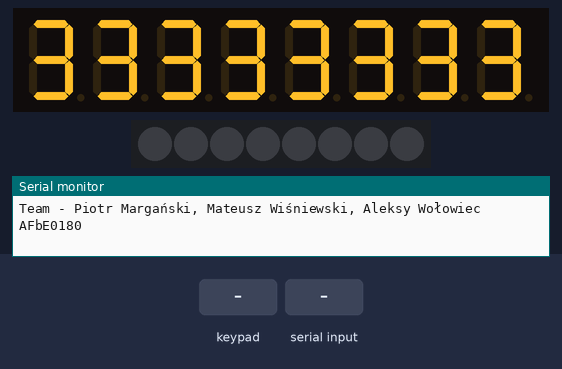
A sketch run on a simulated Arduino Uno, built with avr-gcc and run on an emulated ATmega328P. Shown: 8-digit seven-segment display, 8 RGB LEDs in strip order, left to right, the last lines printed to the serial monitor. Wiring (inferred from the names in the program): TM1638 display and keys: STB pin 10; clock pin 9; DIO pin 8. Inputs (shaded band) come from the test bench.

Above: at 4.2 s.
4.3 s: key '1' pressed
At 5.3 s:
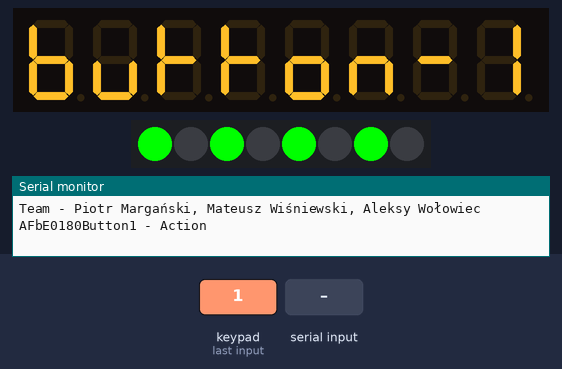
7.1 s: "90,45\n" received over Serial
At 10.0 s:
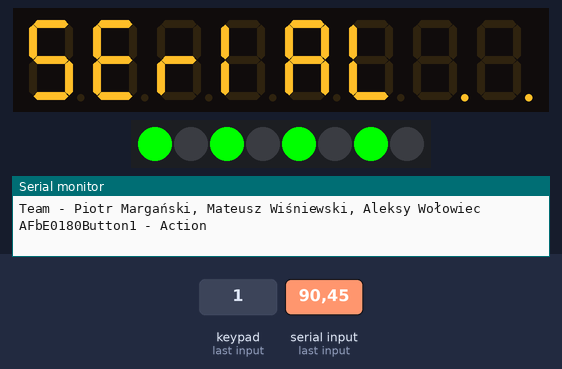
10.1 s: keypad keys 1 2 3 4 pressed 0.4 s apart
13.2 s: "8\n" received over Serial
At 15.4 s:
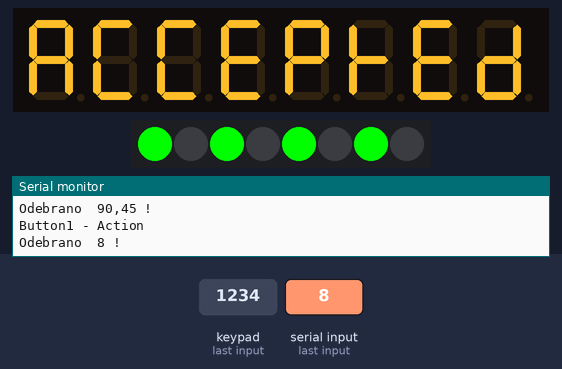
21.6 s: "30,150\n" received over Serial
At 30.2 s:
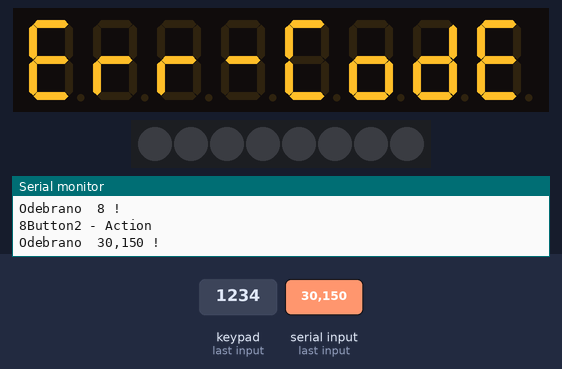
Timing chart, 0 to 31.1 s (numbered marks = the images above; inputs shaded):
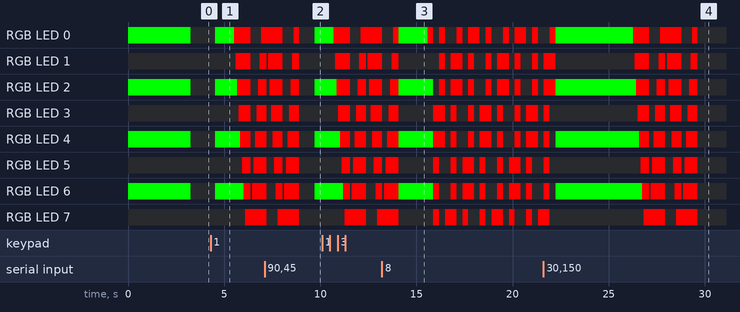

Measured:
- after the input at 4.3 s, the display: changes after 0.23 s (image 1)
- after the input at 7.1 s, the display: first differs from a run without the input after 2.6 s (image 2)
- after the input at 13.2 s, the display: first differs from a run without the input after 0.88 s (image 3 shows a later state)
- after the input at 21.6 s, the display: first differs from a run without the input after 3.7 s (image 4 shows a later state)
- what the display in image 1 shows lasts 1.0 s, from 4.5 s to 5.5 s
- what the display in image 3 shows lasts 0.5 s, from 15.1 s to 15.6 s

The sketch:

arduino_decoder.ino
```cpp
#define DIGIT_0 0x3f
#define DIGIT_1 0x06
#define DIGIT_2 0x5b
#define DIGIT_3 0x4f
#define DIGIT_4 0x66
#define DIGIT_5 0x6d
#define DIGIT_6 0x7d
#define DIGIT_7 0x07
#define DIGIT_8 0x7f
#define DIGIT_9 0x6f
#define DIGIT_A 0x77
#define DIGIT_b 0x7c
#define DIGIT_C 0x39
#define DIGIT_d 0x5E
#define DIGIT_E 0x79
#define DIGIT_F 0x71
#define DIGIT__ 0x40
#define DIGIT_r 0x50
#define DIGIT_o 0x5c
#define DIGIT_P 0x73
#define DIGIT_S 0x6d
#define DIGIT_I 0x30
#define DIGIT_u 0x1c
#define DIGIT_t 0x70
#define DIGIT_n 0x54
#define DIGIT_dot 0x80
#define DIGIT_G 0x3E
#define DIGIT_L 0x38
#define DIGIT_J 0xF

const byte button_one[] = {DIGIT_b, DIGIT_u, DIGIT_t, DIGIT_t, DIGIT_o, DIGIT_n, DIGIT__, DIGIT_1};
const byte button_two[] = {DIGIT_b, DIGIT_u, DIGIT_t, DIGIT_t, DIGIT_o, DIGIT_n, DIGIT__, DIGIT_2};
const byte info_continue[] = {DIGIT_C, DIGIT_o, DIGIT_n, DIGIT_t, DIGIT_I, DIGIT_n, DIGIT_u, DIGIT_E};
const byte pause[] = {DIGIT_P, DIGIT_A, DIGIT_u, DIGIT_S, DIGIT_E, DIGIT_dot, DIGIT_dot, DIGIT_dot};
const byte starting[] = {DIGIT_I, DIGIT_n, DIGIT_I, DIGIT_t, DIGIT_I, DIGIT_A, DIGIT_L, DIGIT_dot};
const byte error_code[] = {DIGIT_E, DIGIT_r, DIGIT_r, DIGIT__, DIGIT_C, DIGIT_o, DIGIT_d, DIGIT_E};
const byte error_times[] = {DIGIT_E, DIGIT_r, DIGIT_r, DIGIT__, DIGIT_r, DIGIT_E, DIGIT_P, DIGIT_S};
const byte error_disp[] = {DIGIT_E, DIGIT_r, DIGIT_r, DIGIT__, DIGIT_d, DIGIT_I, DIGIT_S, DIGIT_P};
const byte load_code[] = {DIGIT_L, DIGIT_o, DIGIT_A, DIGIT_d, DIGIT_C, DIGIT_o, DIGIT_d, DIGIT_E};
const byte load_times[] = {DIGIT_L, DIGIT_o, DIGIT_A, DIGIT_d, DIGIT_r, DIGIT_E, DIGIT_P, DIGIT_S};
const byte load_disp[] = {DIGIT_L, DIGIT_o, DIGIT_A, DIGIT_d, DIGIT_d, DIGIT_I, DIGIT_S, DIGIT_P};
byte load_times_val[] = {DIGIT_r, DIGIT_E, DIGIT_P, DIGIT_S, DIGIT_dot , DIGIT_dot, DIGIT_dot,DIGIT_dot};
byte load_disp_val[] = {DIGIT_d, DIGIT_I, DIGIT_S, DIGIT_P, DIGIT_dot, DIGIT_dot, DIGIT_dot, DIGIT_dot};
const byte serial[] = {DIGIT_S, DIGIT_E, DIGIT_r, DIGIT_I, DIGIT_A, DIGIT_L, DIGIT_dot, DIGIT_dot};
const byte accepted[] = {DIGIT_A, DIGIT_C, DIGIT_C, DIGIT_E, DIGIT_P, DIGIT_t, DIGIT_E, DIGIT_d};
byte board[] = {DIGIT_0, DIGIT_1, DIGIT_2, DIGIT_3, DIGIT_4, DIGIT_5, DIGIT_6, DIGIT_7, DIGIT_8, DIGIT_9, DIGIT_A, DIGIT_b, DIGIT_C, DIGIT_d, DIGIT_E, DIGIT_F, };

const int stb = 10;
const int clk = 9;
const int dio = 8;

byte digits[115];
byte text[8];   /*docelowy text wypisywany w funkcji printText*/

char CODE[]="AFbE0180"; /*Domyślny Kod Hex*/
int TIMES = 1;
int DISP = 250;

int i = 0;
int n = 0;
int code = 1;
int range;  /*Zakres obrotów petli*/
bool completed = false;

void sendCommand(byte value){
  digitalWrite(stb,LOW);
  shiftOut(dio,clk,LSBFIRST,value);
  digitalWrite(stb,HIGH);
}

void reset(){
  sendCommand(0x40);
  digitalWrite(stb,LOW);
  shiftOut(dio,clk,LSBFIRST,0xc0);
  for(byte i=0; i<16; i++){
    shiftOut(dio,clk,LSBFIRST,0x00);
  }
  digitalWrite(stb,HIGH);
}

void setup() {
  pinMode(stb, OUTPUT);
  pinMode(clk,OUTPUT);
  pinMode(dio, OUTPUT);
  initialize();
  sendCommand(0x8F);
  reset();
  Serial.begin(9600); /*Ustawienie prędkości transmisji*/
  Serial.println("Team - Piotr Margański, Mateusz Wiśniewski, Aleksy Wołowiec"); //Jednorazowe wysłanie tekstu
  printError(starting);
  readCode();
  delay(3000);
}

void loop() {
  proceed();
  readSerial();
}

void proceed(){
  code *= action_listener(pressedButton());
  range = 16*TIMES;

  if(i == 8){
      i = 0;
      completed = true;
  }
  if((code > 0)&&(!completed)){

    if((n<range)){
      delay(DISP);
      changing(i);
      n++;
    }

    if((i<8)&&(n == range)){
      printText(i);
      lightsOn(i);
      i++;
      n=0;
    }
  }
}

bool printText(byte i){
  for(byte position = 0; position < 8; position++)
  {
    sendCommand(0x44);
    digitalWrite(stb, LOW);
    shiftOut(dio, clk, LSBFIRST, 0xC0 + (position << 1));
    shiftOut(dio, clk, LSBFIRST, text[position]);
    digitalWrite(stb, HIGH);
  }
}

bool changing(byte i){
  byte position = i;
  static byte index = 0;
  sendCommand(0x40);
  digitalWrite(stb,LOW);
  shiftOut(dio, clk, LSBFIRST, 0xc0 + (position << 1));
  for (position; position < 8; position++){
    shiftOut(dio, clk, LSBFIRST, board[index]);
    shiftOut(dio, clk, LSBFIRST, 0x00);
  }
  digitalWrite(stb,HIGH);
  //delay(DISP);
  index = ++index % 16;
  return index == 0;
}

void lightsOn(byte i){
  digitalWrite(stb, LOW);
  shiftOut(dio, clk, LSBFIRST, 0xc1+(i*2)); // led on
  shiftOut(dio, clk, LSBFIRST, 1);
  digitalWrite(stb, HIGH);
}
void lightsOff(byte i){
  digitalWrite(stb, LOW);
  shiftOut(dio, clk, LSBFIRST, 0xc1+(i*2)); // led off
  shiftOut(dio, clk, LSBFIRST, 0);
  digitalWrite(stb, HIGH);
}

uint8_t readButtons(void){
  uint8_t buttons = 0;
  digitalWrite(stb, LOW);
  shiftOut(dio, clk, LSBFIRST, 0x42);

  pinMode(dio, INPUT);

  for (uint8_t i = 0; i < 4; i++){
    uint8_t v = shiftIn(dio, clk, LSBFIRST) << i;
    buttons |= v;
  }

  pinMode(dio, OUTPUT);
  digitalWrite(stb, HIGH);
  return buttons;
}

int pressedButton(){
  uint8_t buttons = readButtons();
  for(uint8_t position = 0; position < 8; position++){
    uint8_t mask = 0x1 << position;
    if (buttons & mask) {
      return position;
    }
  }
  return -1;
}

int action_listener( int button_number){
  if(button_number == 0){
    Serial.println("Button1 - Action");
    if(!completed){
      printError(button_one);
      delay(1000);
      if(code < 0){
        printError(info_continue);
        for(int j = 0; j < i; j++){
          lightsOn(j);
        }
        n = 16*TIMES;
        i-=1;
      }else{
        printError(pause);
        wavingLeds();
      }
        delay(800);
        return -1;
    }
    return 1;
    /* Naciśnięcie w trakcie procesu łamania kodu przycisku S1
    powoduje wstrzymanie łamania, a kolejne  naciśnięcie wznawia łamanie*/
  }

  if(button_number ==1){
     /*Naciśnięcie przycisku S2 – wtedy ponownie łamany jest dotychczasowy kod
    naciskanie przycisku S2 w trakcie łamania nie powinna powodować żadnej akcji.*/
    if(completed){
      Serial.println("Button2 - Action");
      printError(button_two);
      completed = false;
      delay(1000);
      printError(info_continue);
      //reset();
      delay(1000);
      printError(starting);
      delay(1000);
      for(int j = 0; j < i; j++){
        lightsOn(j);
      }
      n = 16*TIMES;
      i-=1;
    }
  }
  return 1;
}

void readCode(){
   for(int i = 0; i < 8; i++){
     text[i] = digits[(int)(CODE[i])];
     Serial.print(CODE[i]);
   }
}

void initialize(){
  digits[48] = DIGIT_0;
  digits[49] = DIGIT_1;
  digits[50] = DIGIT_2;
  digits[51] = DIGIT_3;
  digits[52] = DIGIT_4;
  digits[53] = DIGIT_5;
  digits[54] = DIGIT_6;
  digits[55] = DIGIT_7;
  digits[56] = DIGIT_8;
  digits[57] = DIGIT_9;
  digits[65] = DIGIT_A;
  digits[98] = DIGIT_b;
  digits[67] = DIGIT_C;
  digits[100] = DIGIT_d;
  digits[69] = DIGIT_E;
  digits[70] = DIGIT_F;
  digits[76] = DIGIT_L;
  digits[45] = DIGIT__;
  digits[74] = DIGIT_J;
}

void readSerial(){
  bool error= false;
  String Data = "";
  if(Serial.available() > 0) { //Czy Arduino odebrało dane
    printError(serial);
    delay(1000);
    Data = Serial.readStringUntil('\n'); //Jeśli tak, to odczytaj je do znaku końca linii i zapisz w zmiennej Data
    Serial.println("Odebrano  " + Data + " !"); //Wyświetl komunikat

    if((Data.length() == 2)||(Data.length() == 1)){
      for(int j = 0; j< Data.length(); j++){
        if((((int)(Data[j])) < 48)||(((int)(Data[j])) > 57)){
          error = true;
          Serial.println("error");
          completed = true;
          printError(error_times);
          wavingLeds();
          printError(error_code);
          wavingLeds();
          break;
        }
      }
      if(!error){
        TIMES = Data.toInt();
        printError(accepted);
        delay(500);
        printError(load_times);
        shakingLeds();
        compute_vals(load_times_val,Data);
        reset();
        for(int j = 0; j < i; j++){
          lightsOn(j);
        }
        n = 16*TIMES;
        i-=1;
      }
    }else if((Data.length() <= 4)&&(Data.length() >= 3)){
      for(int j = 0; j< Data.length(); j++){
        if((((int)(Data[j])) < 48)||(((int)(Data[j])) > 57)){
          error = true;
          Serial.println("error");
          completed = true;
          printError(error_disp);
          wavingLeds();
          printError(error_code);
          wavingLeds();
          break;
        }
      }
      if(!error){
        DISP = Data.toInt();
        printError(accepted);
        delay(500);
        printError(load_disp);
        shakingLeds();
        compute_vals(load_disp_val,Data);
        reset();
        for(int j = 0; j < i; j++){
          lightsOn(j);
        }
        n = 16*TIMES;
        i-=1;
      }
    }else if(Data.length() == 8){
      for(int j = 0; j< Data.length(); j++){
        if(((((int)(Data[j])) < 48)||(((int)(Data[j])) > 57)&&((((int)(Data[j])) < 65)||(((int)(Data[j])) > 70)))&&((int)(Data[j])!=98)&&((int)(Data[j])!=100)){
          error = true;
          completed = true;
          Serial.println((int)(Data[j]));
          printError(error_code);
          wavingLeds();
          break;
        }
      }
      if(!error){
        Data.toCharArray(CODE, 9) ;
        readCode();
        printError(accepted);
        delay(1200);
        printError(load_code);
        shakingLeds();
        printError(starting);
        delay(1000);
        completed = false;
        reset();
        // n = 16*TIMES;
        i= 0;
      }
    }else{
       printError(error_code);
       wavingLeds();
       completed = true;
        for(int j = 0; j < i; j++){
          lightsOn(j);
        }
        i= 0;
     }
  }
}

void wavingLeds(){
   int side = 1;
   for(int leds =0; leds < 4; leds++){
     if((side % 2) == 1){
      for(int j = 0; j < 8; j++){
        lightsOn(j);
        delay(80);
      }
     }else{
       for(int j = 7; j >= 0; j--){
        lightsOn(j);
        delay(80);
      }
     }
     delay(200);
     side++;
     for(int j = 0; j < 8; j++){
       lightsOff(j);
     }
   }
}

void shakingLeds(){
  for(int leds =0; leds < 40; leds++){

      for(int j = 0; j < 8; j++){
        lightsOn(j);
        delay(5);
      }

      for(int j = 0; j < 8; j++){
        lightsOff(j);
        delay(5);
      }
  }
}

void printError(const byte *board){
  int position;
  sendCommand(0x40);
  digitalWrite(stb,LOW);
  for (position = 0; position < 8; position++){
    shiftOut(dio, clk, LSBFIRST, 0xc0 + (position << 1));
    shiftOut(dio, clk, LSBFIRST, board[position]);
  }
  digitalWrite(stb,HIGH);
}

void compute_vals(byte *board, String val){
   for(int i = 0; i < val.length(); i++){
     board[i+ 4] = digits[(int)(val[i])];
     Serial.print(val[i]);
   }
   printError(board);
   shakingLeds();
   for(int i = 4; i < 8; i++){
     board[i] = DIGIT_dot;
   }
}
```
